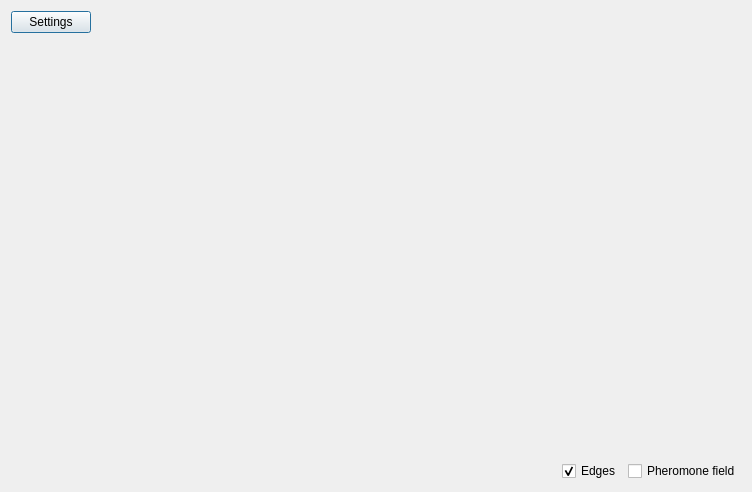
<?xml version="1.0" encoding="UTF-8"?>
<ui version="4.0">
 <class>window</class>
 <widget class="QDialog" name="window">
  <property name="geometry">
   <rect>
    <x>0</x>
    <y>0</y>
    <width>752</width>
    <height>492</height>
   </rect>
  </property>
  <property name="maximumSize">
   <size>
    <width>16777215</width>
    <height>16777215</height>
   </size>
  </property>
  <property name="windowTitle">
   <string>Bundled graph</string>
  </property>
  <layout class="QVBoxLayout" name="verticalLayout" stretch="0,1,0">
   <item>
    <layout class="QHBoxLayout" name="topBox">
     <item>
      <widget class="QPushButton" name="btnSettings">
       <property name="text">
        <string>Settings</string>
       </property>
      </widget>
     </item>
     <item>
      <spacer name="topSpacer">
       <property name="orientation">
        <enum>Qt::Horizontal</enum>
       </property>
       <property name="sizeHint" stdset="0">
        <size>
         <width>40</width>
         <height>20</height>
        </size>
       </property>
      </spacer>
     </item>
    </layout>
   </item>
   <item>
    <widget class="QWidget" name="widget" native="true"/>
   </item>
   <item>
    <layout class="QHBoxLayout" name="horizontalLayout">
     <item>
      <spacer name="bottomSpacer">
       <property name="orientation">
        <enum>Qt::Horizontal</enum>
       </property>
       <property name="sizeHint" stdset="0">
        <size>
         <width>40</width>
         <height>20</height>
        </size>
       </property>
      </spacer>
     </item>
     <item>
      <widget class="QCheckBox" name="chkEdges">
       <property name="text">
        <string>Edges</string>
       </property>
       <property name="checked">
        <bool>true</bool>
       </property>
      </widget>
     </item>
     <item>
      <widget class="QCheckBox" name="chkPheromone">
       <property name="text">
        <string>Pheromone field</string>
       </property>
      </widget>
     </item>
    </layout>
   </item>
  </layout>
  <action name="menuFileOpen">
   <property name="text">
    <string>&amp;Open</string>
   </property>
  </action>
 </widget>
 <layoutdefault spacing="6" margin="11"/>
 <resources/>
 <connections/>
</ui>
